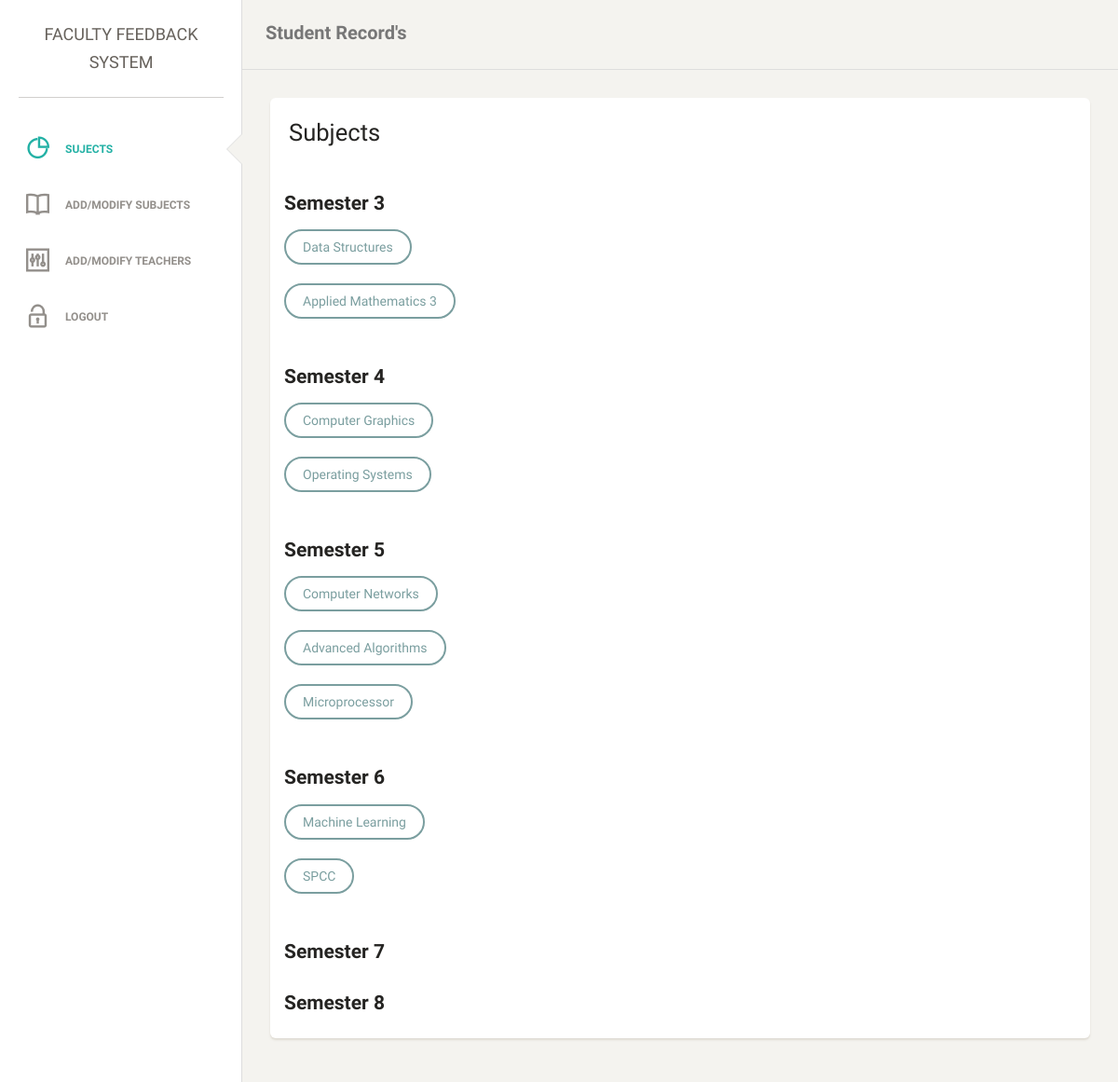
Screenshot of /admin_analytics/ (signed in) with the database file from the repository.
### appOne/models.py (models this page shows)
class Subject(models.Model):
    name = models.CharField(max_length=250, blank=False)
    semester = models.IntegerField(default=5)
    def __str__(self):
        return str(self.name) + " - Semester "  + str(self.semester)

### appOne/views.py (the view)
# urls.py: url(r'^admin_analytics/$', views.admin_analytics, name='admin_analytics'),
def admin_analytics(request):
    if request.user.is_authenticated():
        subject = Subject.objects.all()
        subject_dict = {}
        for i in range(3, 9):
            subject_dict[i] = Subject.objects.filter(semester=i)
        print(subject_dict)
        context = {
            "subject": subject,
            "subject_dict": subject_dict,
        }
        return render(request, "appOne/admin_analytics.html", context)
    else:
        return redirect('signup')

### appOne/templates/appOne/admin_analytics.html (shortened to what this page needs)
{% load staticfiles %}
<!doctype html>
<html lang="en">
<head>
    <link href="../../static/css/bootstrap.min.css" rel="stylesheet" />
    <link href="../../static/css/animate.min.css" rel="stylesheet"/>
    <link href="../../static/css/paper-dashboard.css" rel="stylesheet"/>
    <link href="../../static/css/demo.css" rel="stylesheet" />
    <link href="http://maxcdn.bootstrapcdn.com/font-awesome/latest/css/font-awesome.min.css" rel="stylesheet">
    <link href="../../static/css/themify-icons.css" rel="stylesheet">
</head>
<body>
<div class="wrapper">
    <div class="sidebar" data-background-color="white" data-active-color="danger">
    	<div class="sidebar-wrapper">
            <div class="logo">
                <a href="{% url 'admin_analytics' %}" class="simple-text">
									Faculty Feedback System
                </a>
            </div>
            <ul class="nav">
							{% if user.is_authenticated %}
								<li class="active">
                    <a href="{% url 'admin_analytics' %}">
                        <i class="ti-pie-chart"></i>
                        <p>Sujects</p>
                    </a>
                </li>
                <li class="">
                    <a href="/admin/appOne/subject/">
                        <i class="ti-book"></i>
                        <p>Add/Modify Subjects</p>
                    </a>
                </li>
                <li class="">
                    <a href="/admin/appOne/teacherprofile/">
                        <i class="ti-panel"></i>
                        <p>Add/Modify Teachers</p>
                    </a>
                </li>
								<li>
                    <a href="{% url 'logout' %}">
                        <i class="ti-unlock"></i>
                        <p>Logout</p>
                    </a>
                </li>
								{% endif %}
            </ul>
    	</div>
    </div>
    <div class="main-panel">
        <nav class="navbar navbar-default">
            <div class="container-fluid">
                <div class="navbar-header">
                    <a class="navbar-brand" href="{% url 'analytics' %}">Student Record's</a>
                </div>
            </div>
        </nav>
        <div class="content">
            <div class="container-fluid">
                <div class="row">
                    <div class="col-md-12">
                        <div class="card">
                            <div class="header">
                                <h3 class="title">Subjects</h3>
                            </div>
                            <div class="content">
															<h4>Semester 3</h4>
															{% for sub in subject_dict.3 %}
																			<a href="/admin_analytics/{{sub.name}}"><button class="btn btn-primary">{{ sub.name }}</button></a>
																			<br>
																			<br>
                              {% endfor %}
															<h4>Semester 4</h4>
															{% for sub in subject_dict.4 %}
																			<a href="/admin_analytics/{{sub.name}}"><button class="btn btn-primary">{{ sub.name }}</button></a>
																			<br>
																			<br>
                              {% endfor %}
															<h4>Semester 5</h4>
															{% for sub in subject_dict.5 %}
																			<a href="/admin_analytics/{{sub.name}}"><button class="btn btn-primary">{{ sub.name }}</button></a>
																			<br>
																			<br>
                              {% endfor %}
															<h4>Semester 6</h4>
															{% for sub in subject_dict.6 %}
																			<a href="/admin_analytics/{{sub.name}}"><button class="btn btn-primary">{{ sub.name }}</button></a>
																			<br>
																			<br>
                              {% endfor %}
															<h4>Semester 7</h4>
															<h4>Semester 8</h4>
                            </div>
                        </div>
                    </div>
                </div>
            </div>
        </div>
    </div>
</div>
</body>
</html>

### rows the page displays
Subject: name "Data Structures"
Subject: name "Applied Mathematics 3"
Subject: name "Computer Graphics"
Subject: name "Operating Systems"
Subject: name "Computer Networks"
Subject: name "Advanced Algorithms"
Subject: name "Microprocessor"
Subject: name "Machine Learning"
Subject: name "SPCC"
